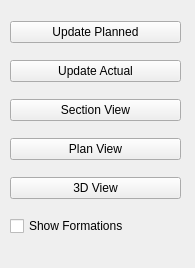
<?xml version="1.0" encoding="UTF-8"?>
<ui version="4.0">
 <class>pvaWindow</class>
 <widget class="QMainWindow" name="pvaWindow">
  <property name="geometry">
   <rect>
    <x>0</x>
    <y>0</y>
    <width>195</width>
    <height>268</height>
   </rect>
  </property>
  <property name="windowTitle">
   <string>DT - PvA - {well}</string>
  </property>
  <widget class="QWidget" name="centralwidget">
   <widget class="QWidget" name="">
    <property name="geometry">
     <rect>
      <x>10</x>
      <y>10</y>
      <width>171</width>
      <height>241</height>
     </rect>
    </property>
    <layout class="QVBoxLayout" name="verticalLayout">
     <item>
      <widget class="QPushButton" name="updatePlanBtn">
       <property name="text">
        <string>Update Planned</string>
       </property>
      </widget>
     </item>
     <item>
      <widget class="QPushButton" name="updateActualBtn">
       <property name="text">
        <string>Update Actual</string>
       </property>
      </widget>
     </item>
     <item>
      <widget class="QPushButton" name="sectionBtn">
       <property name="text">
        <string>Section View</string>
       </property>
      </widget>
     </item>
     <item>
      <widget class="QPushButton" name="planBtn">
       <property name="text">
        <string>Plan View</string>
       </property>
      </widget>
     </item>
     <item>
      <widget class="QPushButton" name="threedBtn">
       <property name="text">
        <string>3D View</string>
       </property>
      </widget>
     </item>
     <item>
      <widget class="QCheckBox" name="formationsBox">
       <property name="text">
        <string>Show Formations</string>
       </property>
      </widget>
     </item>
    </layout>
   </widget>
  </widget>
 </widget>
 <resources/>
 <connections/>
</ui>
